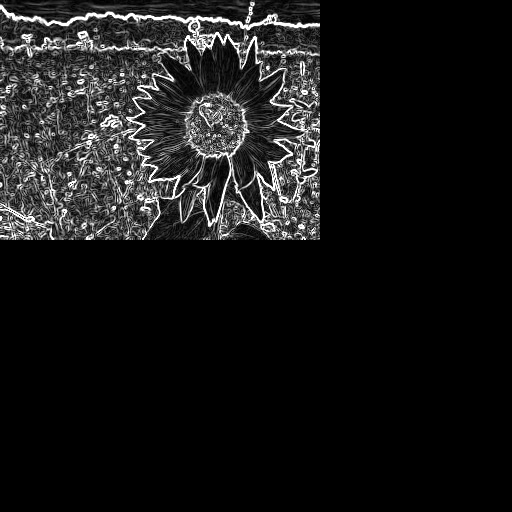
#> input picture filter_implementations/sob.jpg, 512 x 512 px, given in place of sunflower2.jpg, which was not available
$ jupyter execute --allow-errors opencv_image_feature_stuff.ipynb   (text cells are left out)
#> lines starting #> are read from the running program, lines starting #| are printed output that depends on the picture; after the words box and inside, x2 and y2 are one past the last pixel; in counts of white or black regions, pixels touching at a corner belong together; pictures that were not available may be replaced by others from this repository, and a replacement may not be noted
[cell 1]
import numpy as np
import cv2

[cell 2]
img=cv2.imread('sunflower2.jpg',1)
#> img is the input picture: shape (512, 512, 3); min 0, max 255, mean 23
cv2.line(img, (0,0), (110,110), (255,0,0), 15) # draw line from 00 to 110,110 and color in bgr format, linewidth
cv2.rectangle(img,(15,5),(200,180),(255,100,55),5)# for rectangle
font=cv2.FONT_HERSHEY_SIMPLEX
cv2.putText(img,'What i wanna write',(0,120),font,5,(255,0,0),2,cv2.LINE_AA)#starting point, size=5,thickness=2

cv2.imshow('image',img)
cv2.waitKey(0)
cv2.destroyAllWindows()

[cell 3]
img[10:115,150:200]=[0,255,0]  #starting position to end position of ROI in the image = colour of the box
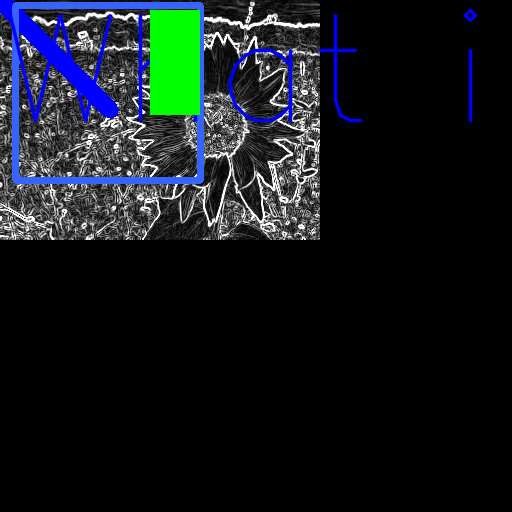
#> img: shape (512, 512, 3); mean B, G, R 29.1, 25.7, 19.8
cv2.imshow('image',img)
cv2.waitKey()
cv2.destroyAllWindows()

[cell 4]
####image arithmetics and logics
# img1=cv2.imread('sunflower2.jpg')
# cv2.add(img1,img2) - adds the pixels of the two images
# img=img1+img2
#ekta image er upor arekta image er mask boshaite chaile ;image 2 ke img 1 er upor boshabo

[cell 5]
#ekta image er upor arekta image er mask boshaite chaile ;image 2 ke img 1 er upor boshabo
img1=cv2.imread('sunflower2.jpg')
img2=cv2.imread('rose.jpg')
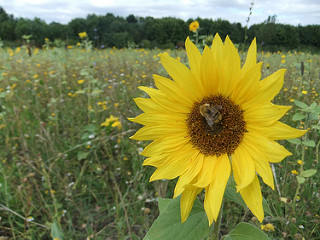
#> input picture filter_implementations/sunflower.jpg, 320 x 240 px, given in place of rose.jpg, which was not available
#> img2 is the input picture: shape (240, 320, 3); mean B, G, R 68.9, 128, 124.8

row,col,channel=img2.shape
#> row = 240; col = 320; channel = 3
roi=img1[0:row,0:col]
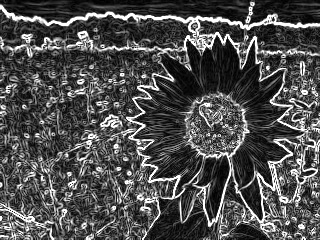
#> roi: shape (240, 320, 3); min 0, max 255, mean 78.6

img2gray=cv2.cvtColor(img2, cv2.COLOR_BGR2GRAY)
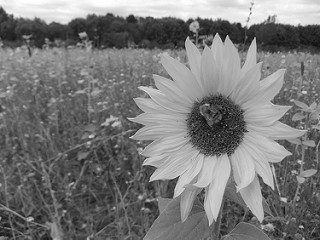
#> img2gray: shape (240, 320); min 2, max 255, mean 120.3
ret,mask=cv2.threshold(img2gray,220,255,cv2.THRESH_BINARY_INV) #mane 255 er upor hoile white &220 er niche hoile black consider korbe
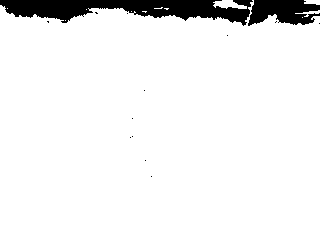
#> mask: shape (240, 320); 93.4% white; 14 black regions (12 under 20 px), largest, box (x1, y1, x2, y2) and area: (0, 0, 253, 26) 3729, (248, 0, 320, 26) 1333
cv2.imshow('mask',mask)          #threshold korsi emon bhabe jate background black ar logo ta white thake in the image according to the tutor's picture

cv2.waitKey()
cv2.destroyAllWindows()

[cell 6]
img=cv2.imread('rose.jpg')
img2gray=cv2.cvtColor(img, cv2.COLOR_BGR2GRAY)
ret,threshold=cv2.threshold(img2gray,15,220,cv2.THRESH_BINARY_INV) #low light hoile starting pixel kom dite hoi like 15 jate 15 er beshi hoile white hoi ar kom hoile back. Normal light ala chobi te starting pixel barai dite hoi aro oneek
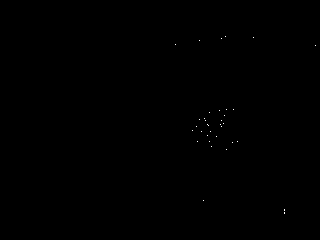
#> threshold: shape (240, 320); values 0 (black) and 220 (white), 0.05% white in thin lines or dots, all inside (x1, y1, x2, y2) = (175, 36, 316, 214)

grayscaled=cv2.cvtColor(img,cv2.COLOR_BGR2GRAY)
ret2,threshold2=cv2.threshold(grayscaled,15,220,cv2.THRESH_BINARY_INV)

gaus=cv2.adaptiveThreshold(grayscaled, 255, cv2.ADAPTIVE_THRESH_GAUSSIAN_C,cv2.THRESH_BINARY,115,1)#maybe best
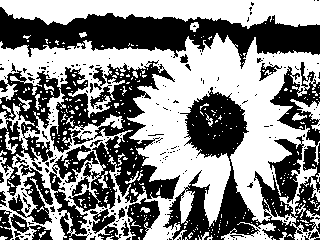
#> gaus: shape (240, 320); 52.5% white; 221 black regions (198 under 20 px), largest, box (x1, y1, x2, y2) and area: (0, 60, 180, 240) 12232, (163, 62, 320, 240) 10817, (0, 7, 320, 69) 8976

ret3,otsu=cv2.threshold(grayscaled,15,220,cv2.THRESH_BINARY+cv2.THRESH_OTSU)
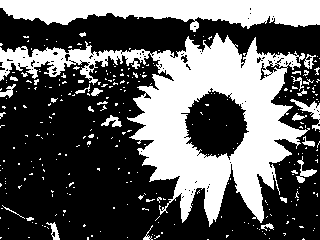
#> otsu: shape (240, 320); values 0 (black) and 220 (white), 37.3% white; 309 white regions (281 under 20 px), largest, box (x1, y1, x2, y2) and area: (0, 33, 310, 227) 19539, (0, 0, 320, 32) 6520, (290, 99, 320, 131) 269
#> ret3 = 132

cv2.imshow('image',img2)
cv2.imshow('threshold',threshold)
cv2.imshow('threshold2',threshold2)
cv2.imshow('gaus',gaus)
cv2.imshow('otsu',otsu)

cv2.waitKey()
cv2.destroyAllWindows() #you can in the same way apply these threshold for a video feed

[cell 7]
#Filtering specific range of colour so that we can find that colour or remove that colour from the image
#HSV=HUE SATURATION VALUE; reason to use this instead of rgb or bgr is due to range purpose. Its parameters
#are more independent of the other parameters, so it is used to find out the range of color.
cap = cv2.VideoCapture(0)

while(0):
    _,_,frame=cap.read()
    #frame=frame.shape
    frame = np.array(frame, dtype=np.uint8)
    hsv=cv2.cvtColor(frame,cv2.COLOR_BGR2HSV) #hsv used to mark out a unique color and seperate it from the image
    lower_unique_color_range=np.array([180,150,150]) # ei range ta tune korei ekta specific colour er range ber korte hobe
    higher_unique_color_range=np.array([180,255,180])
    #now we create the mask
    mask=cv2.inRange(hsv,lower_unique_color_range,higher_unique_color_range)
    result=cv2.bitwise_and(frame,frame,mask=mask) #APPLY TO FRAME WHERE THE FRAME IS EQUAL TO FRAME AND MASK=MASK
                                            #so in within the range, mask is 1, else 0(black).
                                           #and operation:where there are one and masks, we show the frame color

    cv2.imshow('frames',frame)
    cv2.imshow('mask',mask)
    cv2.imshow('result',result)
cv2.waitKey(0)
cap.release()
cv2.destroyAllWindows()

[cell 8]
cv2.waitKey()
cv2.destroyAllWindows()

[cell 9]
cap = cv2.VideoCapture(0)

while(0):
    _,_,frame=cap.read()
    #frame=frame.shape
    frame = np.array(frame, dtype=np.uint8)
    hsv=cv2.cvtColor(frame,cv2.COLOR_BGR2HSV) #HSV used to mark out a unique color and seperate it from the image
    lower_unique_color_range=np.array([180,150,150]) # tune this range to find out a specific colour range
    higher_unique_color_range=np.array([180,255,180])
    #now we create the mask
    mask=cv2.inRange(hsv,lower_unique_color_range,higher_unique_color_range)
    result=cv2.bitwise_and(frame,frame,mask=mask) #APPLY TO FRAME WHERE THE FRAME IS EQUAL TO FRAME AND MASK=MASK
                                            #so in within the range, mask is 1, else 0(black).
                                           #and operation:where there are one and masks, we show the frame color
    kernel=np.ones((15,15), np.float32)/225 #here divided by 15x15=225. always remember duitar multiplication diye divide hobe

    smoothed=cv2.filter2D(res,-1,kernel)
    blur=cv2.GaussianBlur(res,(15,15),0)
    median=cv2.medianBlur(res,15)
    bilateral=cv2.bilateralFilter(res,15,75,75) #Less important filter

    cv2.imshow('blur',blur)
    cv2.imshow('median',median)
    cv2.imshow('bilateral',bilateral)
cv2.waitKey(0)
cap.release()
cv2.destroyAllWindows()

[cell 10]
cap=cv2.VideoCapture(0) # 0 for webcam or to load a video file write the filename inside of the brackets
# record=cv2.VideoWriter_record(*'my_vid')  #to record the video after turning the webcam on
# out-=cv2.VideoWriter('output.avi',record,20,(480,600))

#> (the rest of this cell did not finish here and is left out)
